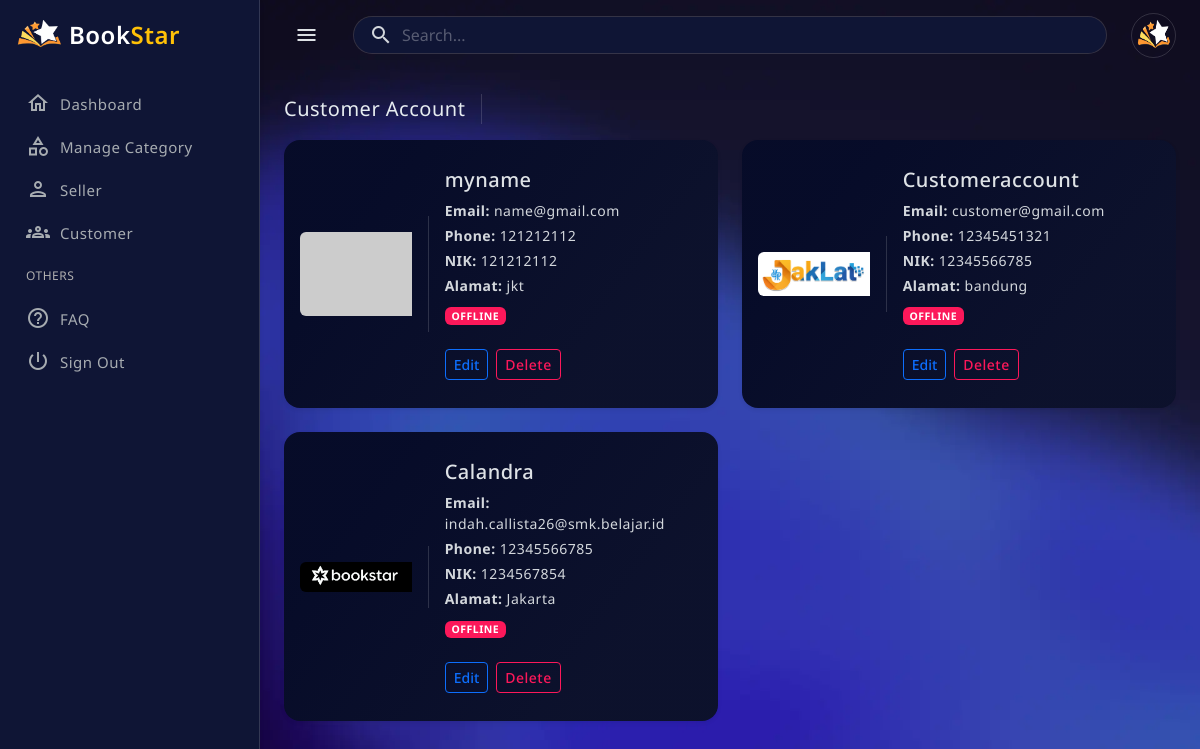
Before: /public/?c=admin&m=customer (signed in) with the older database file.
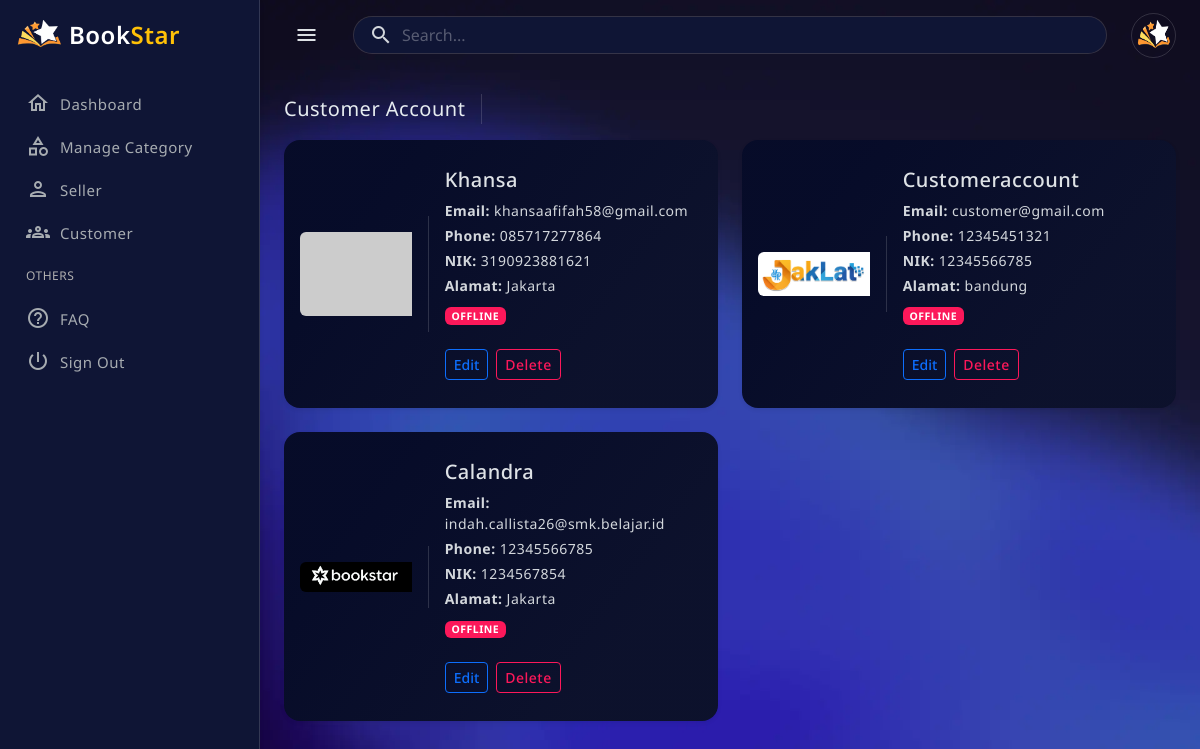
After: the same page with the newer database file.
### tables this page shows
CREATE TABLE `users` (
  `id` int(11) NOT NULL,
  `role_id` int(11) NOT NULL,
  `name` varchar(100) NOT NULL,
  `email` varchar(100) NOT NULL,
  `no_tlp` varchar(20) DEFAULT NULL,
  `password` varchar(255) NOT NULL,
  `nik` varchar(20) DEFAULT NULL,
  `address` text DEFAULT NULL,
  `no_rekening` varchar(50) DEFAULT NULL,
  `qris_image` varchar(255) DEFAULT NULL,
  `is_online` tinyint(1) DEFAULT 0,
  `created_at` timestamp NOT NULL DEFAULT current_timestamp(),
  `updated_at` timestamp NOT NULL DEFAULT current_timestamp() ON UPDATE current_timestamp(),
  `reset_token` varchar(255) DEFAULT NULL,
  `reset_expired` datetime DEFAULT NULL,
  `photo` varchar(255) DEFAULT NULL,
  `status` enum('aktif','nonaktif') DEFAULT 'aktif',
  `last_activity` datetime DEFAULT NULL,
  `is_deleted` tinyint(1) NOT NULL DEFAULT 0
);

### app/controllers/AdminController.php (called while the page is built, shortened)
<?php
require_once APP_PATH . '/core/auth.php';
require_once APP_PATH . '/models/UserModel.php';
class AdminController
{
    private $userModel;
    public function __construct()
    {
        Auth::check();
        $this->userModel = new UserModel();
    }
    public function customer()
    {
        $customers = $this->userModel->getAllCustomer();
        require APP_PATH . '/views/admin/customer_acc.php';
    }
}

### public/index.php (called while the page is built, shortened)
<?php
$method     = $_GET['m'] ?? 'login';
$method     = preg_replace('/[^a-zA-Z_]/', '', $method);
$controllerObject = new $controllerName;
$controllerObject->$method();

### app/models/UserModel.php (called while the page is built, shortened)
<?php
require_once APP_PATH . '/models/Database.php';
class UserModel
{
    private $db;
    public function __construct()
    {
        $this->db = Database::getInstance()->getConnection();
    }
    public function findById($id)
    {
        $stmt = $this->db->prepare("
            SELECT u.*, r.role_name
            FROM users u
            JOIN roles r ON u.role_id = r.id
            WHERE u.id = ?
        ");
        $stmt->execute([$id]);
        return $stmt->fetch(PDO::FETCH_ASSOC);
    }
    public function updateLastActivity($userId)
    {
        $db = Database::getInstance()->getConnection();
        $stmt = $db->prepare("UPDATE users SET last_activity = NOW() WHERE id = ?");
        $stmt->execute([$userId]);
    }
    public function getAllCustomer()
    {
        $stmt = $this->db->prepare("
        SELECT id, name, email, no_tlp, nik, address, photo, is_online, last_activity
        FROM users
        WHERE role_id = 3 AND is_deleted = 0
        ORDER BY id DESC
    ");
        $stmt->execute();
        return $stmt->fetchAll(PDO::FETCH_ASSOC);
    }
}

### app/models/Database.php (called while the page is built)
<?php
class Database
{
    private static $instance = null;
    private $conn;
    private function __construct()
    {
        try {
            $this->conn = new PDO(
                "mysql:host=" . DB_HOST . ";dbname=" . DB_NAME,
                DB_USER,
                DB_PASS
            );
            $this->conn->setAttribute(PDO::ATTR_ERRMODE, PDO::ERRMODE_EXCEPTION);
        } catch (PDOException $e) {
            die('DB Error: ' . $e->getMessage());
        }
    }
    public static function getInstance()
    {
        if (self::$instance === null) {
            self::$instance = new Database();
        }
        return self::$instance;
    }
    public function getConnection()
    {
        return $this->conn;
    }
}

### app/core/auth.php (called while the page is built, shortened)
<?php
require_once APP_PATH . '/models/UserModel.php';
class Auth
{
    public static function check()
    {
        $userId = $_SESSION['user']['id'];
        $userModel = new UserModel();
        $userModel->updateLastActivity($userId);
        $_SESSION['user'] = $userModel->findById($userId);
    }
}

### app/views/admin/customer_acc.php (the view, shortened to what the rows shown need)
<?php require APP_PATH . '/views/layouts/admin/header.php'; ?>
<main class="main-wrapper">
    <div class="main-content">
        <div class="row row-cols-1 row-cols-xl-2 g-4">
            <?php if (!empty($customers)): ?>
                <?php foreach ($customers as $customer): ?>
                    <?php
                    $photo = !empty($customer['photo'])
                        ? BASE_URL . '/uploads/profile/' . $customer['photo']
                        : 'https://placehold.co/400x300/png';
                    $isOnline = false;
                    if (!empty($customer['last_activity'])) {
                        $last = strtotime($customer['last_activity']);
                        $isOnline = (time() - $last) <= 180;
                    }
                    $badgeBg    = $isOnline ? 'bg-success' : 'bg-danger';
                    $statusText = $isOnline ? 'ONLINE' : 'OFFLINE';
                    ?>
                    <div class="col">
                        <div class="card rounded-4 h-100 shadow-sm">
                            <div class="row g-0 h-100 align-items-center">
                                <div class="col-md-4 border-end">
                                    <div class="p-3">
                                        <img src="<?= htmlspecialchars($photo) ?>"
                                            class="w-100 rounded-start"
                                            alt="Customer Photo">
                                    </div>
                                </div>
                                <div class="col-md-8">
                                    <div class="card-body">
                                        <h5 class="card-title mb-2">
                                            <?= htmlspecialchars($customer['name']) ?>
                                        </h5>
                                        <p class="mb-1"><strong>Email:</strong> <?= htmlspecialchars($customer['email']) ?></p>
                                        <p class="mb-1"><strong>Phone:</strong> <?= htmlspecialchars($customer['no_tlp'] ?? '-') ?></p>
                                        <p class="mb-1"><strong>NIK:</strong> <?= htmlspecialchars($customer['nik'] ?? '-') ?></p>
                                        <p class="mb-2"><strong>Alamat:</strong> <?= htmlspecialchars($customer['address'] ?? '-') ?></p>
                                        <span class="badge <?= $badgeBg ?>"><?= $statusText ?></span>
                                        <div class="mt-4 d-flex gap-2 flex-wrap">
                                            <button
                                                class="btn btn-outline-primary btn-sm btn-edit"
                                                data-bs-toggle="modal"
                                                data-bs-target="#editCustomerModal"
                                                data-id="<?= $customer['id'] ?>"
                                                data-name="<?= htmlspecialchars($customer['name']) ?>"
                                                data-email="<?= htmlspecialchars($customer['email']) ?>"
                                                data-no_tlp="<?= htmlspecialchars($customer['no_tlp']) ?>"
                                                data-nik="<?= htmlspecialchars($customer['nik']) ?>"
                                                data-address="<?= htmlspecialchars($customer['address']) ?>"
                                                data-photo="<?= htmlspecialchars($customer['photo']) ?>">
                                                Edit
                                            </button>
                                            <?php if (!$isOnline): ?>
                                                <a href="?c=admin&m=customerDelete&id=<?= $customer['id'] ?>"
                                                    class="btn btn-outline-danger btn-sm btn-delete-customer">
                                                    Delete
                                                </a>
                                            <?php endif; ?>
                                        </div>
                                    </div>
                                </div>
                            </div>
                        </div>
                    </div>
                <?php endforeach; ?>
            <?php endif; ?>
        </div>
    </div>
</main>
<?php require APP_PATH . '/views/layouts/admin/footer.php'; ?>

### app/views/layouts/admin/header.php (shortened to what the rows shown need)
<?php
$user = $_SESSION['user'] ?? null;
$photo = (!empty($user['photo']))
  ? BASE_URL . '/uploads/profile/' . $user['photo']
  : 'https://placehold.co/110x110/png';
?>
<!doctype html>
<html lang="en" data-bs-theme="blue-theme">
<head>
  <link href="<?= BASE_URL ?>/assets/css/pace.min.css" rel="stylesheet">
  <link href="<?= BASE_URL ?>/assets/plugins/perfect-scrollbar/css/perfect-scrollbar.css" rel="stylesheet">
  <link href="<?= BASE_URL ?>/assets/plugins/metismenu/metisMenu.min.css" rel="stylesheet">
  <link href="<?= BASE_URL ?>/assets/plugins/metismenu/mm-vertical.css" rel="stylesheet">
  <link href="<?= BASE_URL ?>/assets/plugins/simplebar/css/simplebar.css" rel="stylesheet">
  <link href="<?= BASE_URL ?>/assets/css/bootstrap.min.css" rel="stylesheet">
  <link href="https://cdn.jsdelivr.net/npm/bootstrap-icons/font/bootstrap-icons.css" rel="stylesheet">
  <link rel="stylesheet" href="https://cdn.jsdelivr.net/npm/@tabler/icons-webfont@latest/tabler-icons.min.css">
  <link rel="stylesheet" href="https://cdnjs.cloudflare.com/ajax/libs/font-awesome/6.4.0/css/all.min.css">
  <link href="<?= BASE_URL ?>/assets/css/bootstrap-extended.css" rel="stylesheet">
  <link href="<?= BASE_URL ?>/assets/css/main.css" rel="stylesheet">
  <link href="<?= BASE_URL ?>/assets/css/dark-theme.css" rel="stylesheet">
  <link href="<?= BASE_URL ?>/assets/css/blue-theme.css" rel="stylesheet">
  <link href="<?= BASE_URL ?>/assets/css/semi-dark.css" rel="stylesheet">
  <link href="<?= BASE_URL ?>/assets/css/bordered-theme.css" rel="stylesheet">
  <link href="<?= BASE_URL ?>/assets/css/responsive.css" rel="stylesheet">
</head>
<body>
  <div class="wrapper">
    <header class="top-header">
      <nav class="navbar navbar-expand align-items-center gap-4">
        <ul class="navbar-nav gap-1 nav-right-links align-items-center">
          <li class="nav-item dropdown">
            <a href="javascript:;" class="dropdown-toggle dropdown-toggle-nocaret" data-bs-toggle="dropdown">
              <img src="<?= $photo ?>" class="rounded-circle p-1 border" width="45" height="45" alt="User">
            </a>
          </li>
        </ul>
      </nav>
    </header>

Changed rows visible on the page:
no longer on this page (row edited): users: name "myname", email "name@gmail.com", no_tlp "121212112", nik "121212112", address "jkt", statusText "OFFLINE"
added users: name "Khansa", email "khansaafifah58@gmail.com", no_tlp "085717277864", nik "3190923881621", address "Jakarta", last_activity "OFFLINE"
